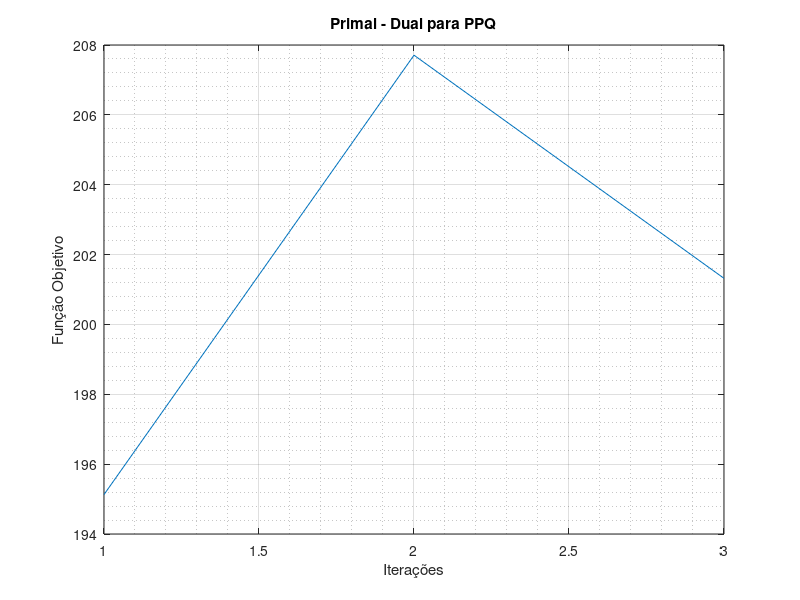

The MATLAB source for this figure:

clear all
clc
close all


% Primal Afim PPQ

% Matriz Q*x = Gradiente
% Matriz Q = Hessiana
% Desconsidera a constante porque ela só translada a função
% Aumentar Q e A com as variáveis de folga X inseridas 
% Inicia Valor de Alfa:

alfa = 0.9995;

f = [];

% Define a Matriz A:

A = [1 1 0 ; 0 1 1];

% Define vetor c:

c = [1; 2; -3];

% Define Vetor b:

b = [5; 10];

% Define Matriz Q

Q = [4 0 0; 0 6 0; 0 0 10];

x0 = -inv(Q)*c;

if (A*x0) == transpose(b)
    
    if length(x0(x0>=0)) == length(x0)

        display("Pare. Solução Ótima Encontrada")

    end
end
 
iteracoes = 1;

x0 = [1.6;3.4;6.6];

Xk = zeros(length(x0),length(x0));

xk = x0;

sk = [1.5;1.5;1.5];

s0 = sk;

wk = [0;0];

e = ones(1,length(xk));

episolon1 = 9.99e-2;
episolon2 = 9.99e-2;
episolon3 = 9.99e-2;

maxi = 4;

miks =[];

Xk = zeros(length(xk),length(xk));
Sk = zeros(length(xk),length(xk));

while(iteracoes<maxi)
    
    for i=1:length(xk)
        
        Xk(i,i) = xk(i);
        
    end
    
    
    for i=1:length(sk)
        
        Sk(i,i) = sk(i);
        
    end
    
    
    % Cálculo de mik

    mik = transpose(sk)*xk/length(sk); % quantidade de variáveis de folga no problema dual
    
    
    if iteracoes == 1
        
        mik=1
        
    end
    miks=[miks,mik];
    
    % Cálculo de tk
    
    tk =  b - A*xk;
    
    % Cálculo de uk
    
    uk = Q*xk + c - transpose(A)*wk-sk;
    
    % Cálculo de vk
    
    vk = mik*(transpose(e)) - Xk*Sk*transpose(e);
    
    % Cálculo de pk
    
    pk = inv(Xk)*vk;
    
    % Cálculo de thetak
    
    thetak = inv(Sk+Xk*Q);
    
    
    if mik < episolon1 & norm(tk)/(norm(b)+1) < episolon2 & norm(uk)/(norm(c+Q*xk)+1) < episolon3
        
        display('Solução Ótima Encontrada')
        
        break
        
    end
       
        
        
  
    % Calcula Direção de Translação 
    
    
    % Com as equaçeõs da aula o algoritmo não funcionou. Com as equações do
    % Livro da Puthenpura funcionou! (7.89b e 7.89c)

    dwk = inv(A*thetak*Xk*transpose(A))*(tk + A*thetak*(Xk*uk-vk));
       
    dxk = thetak*(Xk*(transpose(A)*dwk - uk) + vk);
    
    dsk =  inv(Xk)*(vk-Sk*dxk);
        
    % Teste de Otimalidade

    
    if sum(tk==0) == length(tk) & sum(dxk>0)==length(dxk) & transpose(c)*dxk<0
        
        display('Problema Ilimitado')
        break 
    
    end
    
    if uk == 0 & dsk>0 & transpose(b)*dwk>0

        display('Solução Ótima Encontrada')
        break 
    end
    
    % Cálculo do Passo
    
 
    alfa = 0.995;
   
    
    lista_x = max(dxk./(-alfa*xk));
    lista_s = max(dsk./(-alfa*sk));
    

    betap = 1/max([lista_x,1]);
    
    betad = 1/max([lista_s,1]);
    
    
    % Atualização das Variáveis
    
    xa = xk;
    xk = xk + betap*dxk;
    wk = wk + betad*dwk;
    sk = sk + betad*dsk;
    
    xk
 
    iteracoes = iteracoes + 1;
    f = [f; transpose(xk)*Q*xk/2 + transpose(c)*xk];
    
    
end


plot(f)
grid on
grid minor
xlabel('Iterações')
ylabel('Função Objetivo')
title('Primal - Dual para PPQ')